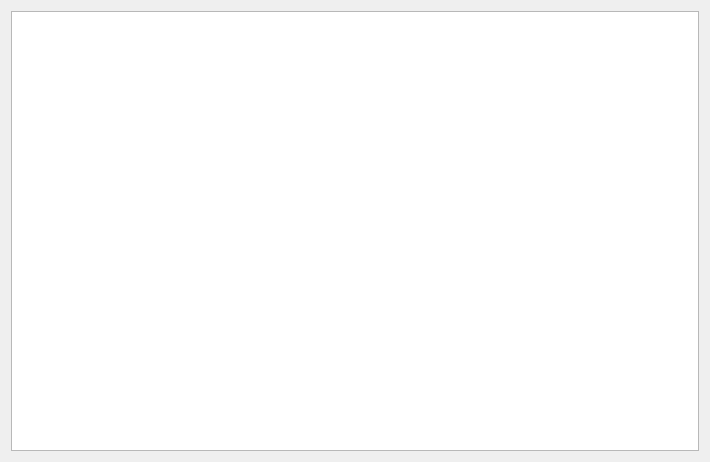
<?xml version="1.0" encoding="UTF-8"?>
<ui version="4.0">
 <class>PageKernel</class>
 <widget class="QWidget" name="PageKernel">
  <property name="geometry">
   <rect>
    <x>0</x>
    <y>0</y>
    <width>710</width>
    <height>462</height>
   </rect>
  </property>
  <property name="windowTitle">
   <string notr="true">Form</string>
  </property>
  <layout class="QHBoxLayout" name="horizontalLayout">
   <item>
    <widget class="QListView" name="kernelListView">
     <property name="focusPolicy">
      <enum>Qt::NoFocus</enum>
     </property>
    </widget>
   </item>
  </layout>
 </widget>
 <resources/>
 <connections/>
</ui>
